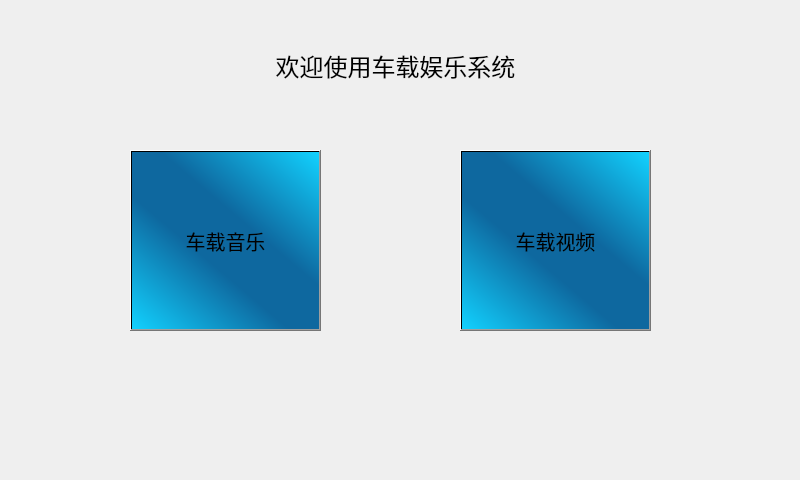
<?xml version="1.0" encoding="UTF-8"?>
<ui version="4.0">
 <class>myMenu</class>
 <widget class="QWidget" name="myMenu">
  <property name="geometry">
   <rect>
    <x>0</x>
    <y>0</y>
    <width>800</width>
    <height>480</height>
   </rect>
  </property>
  <property name="windowTitle">
   <string>Form</string>
  </property>
  <widget class="QPushButton" name="musicBtn">
   <property name="geometry">
    <rect>
     <x>130</x>
     <y>150</y>
     <width>191</width>
     <height>181</height>
    </rect>
   </property>
   <property name="font">
    <font>
     <pointsize>15</pointsize>
    </font>
   </property>
   <property name="styleSheet">
    <string notr="true">background-color: qlineargradient(spread:reflect, x1:0.528, y1:0.528, x2:1, y2:0, stop:0.202247 rgba(14, 104, 159, 255), stop:1 rgba(18, 210, 255, 255));</string>
   </property>
   <property name="text">
    <string>车载音乐</string>
   </property>
   <property name="icon">
    <iconset resource="res.qrc">
     <normaloff>:/image/music.ico</normaloff>:/image/music.ico</iconset>
   </property>
   <property name="iconSize">
    <size>
     <width>30</width>
     <height>30</height>
    </size>
   </property>
  </widget>
  <widget class="QPushButton" name="videoBtn">
   <property name="geometry">
    <rect>
     <x>460</x>
     <y>150</y>
     <width>191</width>
     <height>181</height>
    </rect>
   </property>
   <property name="font">
    <font>
     <pointsize>15</pointsize>
    </font>
   </property>
   <property name="styleSheet">
    <string notr="true">background-color: qlineargradient(spread:reflect, x1:0.528, y1:0.528, x2:1, y2:0, stop:0.202247 rgba(14, 104, 159, 255), stop:1 rgba(18, 210, 255, 255));</string>
   </property>
   <property name="text">
    <string>车载视频</string>
   </property>
   <property name="icon">
    <iconset resource="res.qrc">
     <normaloff>:/image/video.ico</normaloff>:/image/video.ico</iconset>
   </property>
   <property name="iconSize">
    <size>
     <width>30</width>
     <height>30</height>
    </size>
   </property>
  </widget>
  <widget class="QLabel" name="label">
   <property name="geometry">
    <rect>
     <x>260</x>
     <y>40</y>
     <width>271</width>
     <height>51</height>
    </rect>
   </property>
   <property name="font">
    <font>
     <pointsize>18</pointsize>
    </font>
   </property>
   <property name="text">
    <string>欢迎使用车载娱乐系统</string>
   </property>
   <property name="alignment">
    <set>Qt::AlignCenter</set>
   </property>
  </widget>
  <widget class="QLabel" name="backLb">
   <property name="geometry">
    <rect>
     <x>0</x>
     <y>0</y>
     <width>800</width>
     <height>480</height>
    </rect>
   </property>
   <property name="styleSheet">
    <string notr="true"/>
   </property>
   <property name="text">
    <string/>
   </property>
   <property name="pixmap">
    <pixmap resource="res.qrc">:/image/back.jfif</pixmap>
   </property>
   <property name="scaledContents">
    <bool>true</bool>
   </property>
  </widget>
  <zorder>backLb</zorder>
  <zorder>musicBtn</zorder>
  <zorder>videoBtn</zorder>
  <zorder>label</zorder>
 </widget>
 <resources>
  <include location="res.qrc"/>
 </resources>
 <connections/>
</ui>
